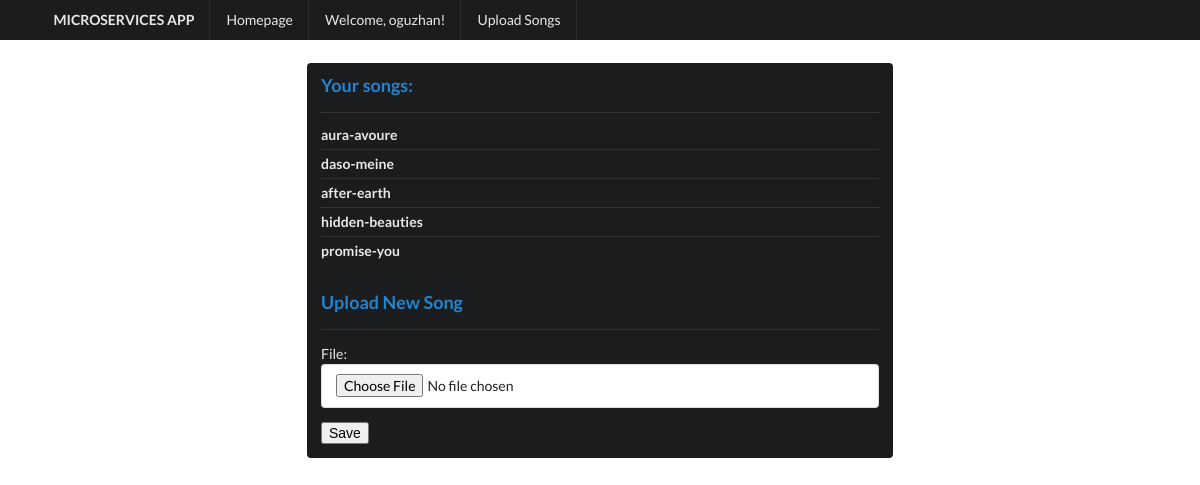
Before: /upload/ (signed in) with the older database file.
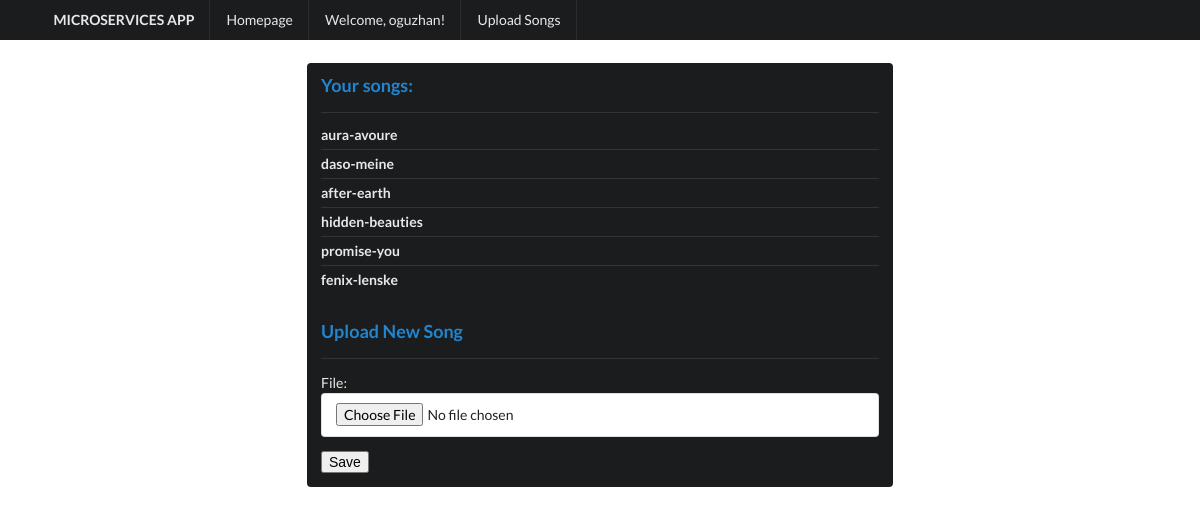
After: the same page with the newer database file.
### core/models.py (models this page shows)
class SongModel(models.Model):
    id = models.AutoField(primary_key=True)
    user = models.ForeignKey('core.User', on_delete=models.CASCADE)
    song_file = models.FileField(
        upload_to=upload_song_to, null=True, blank=True)
    song_title = models.CharField(max_length=300, null=True)
    bpm = models.IntegerField(null=True)
    key = models.CharField(max_length=2, null=True)
    key_scale = models.CharField(max_length=5, null=True)
    key_strength = models.FloatField(null=True)
    def __str__(self):
        return self.song_title or "song"

### core/views.py (the view, shortened to what this page needs)
# urls.py: path('upload/', SongUploadView.as_view(), name='song_upload'),
class SongUploadView(FormView):
    form_class = SongFileUploadForm
    template_name = 'core/song_upload.html'  # Replace with your template.
    success_url = '/'  # Replace with your URL or reverse().
    def get_context_data(self, **kwargs):
        data = super().get_context_data(**kwargs)
        annotated_songs = SongModel.objects.filter(user=self.request.user.id)
        data['annotated_songs'] = annotated_songs
        return data

### core/forms.py (shortened to what this page needs)
class SongFileUploadForm(forms.Form):
    file = forms.FileField(widget=forms.ClearableFileInput())  # for creating file input

### core/templates/core/song_upload.html (shortened to what this page needs)
{% extends 'core/base.html' %}
{% block content %}
<div class="ui grid" style="margin-top:10px">
  <div class="four wide column"></div>
  <div class="eight wide column">
  <div class="ui inverted segment">
<div class="ui blue header"> Your songs: </div>
<div class="ui divider"> </div>
  <div class="ui inverted relaxed divided list">
  {% for song in annotated_songs %}
        <div class="item">
        <div class="content">
            <div class="header">{{song}}</div>
        </div>
        </div>
    {% endfor %}
    <div class="ui blue header"> Upload New Song </div>
    <div class="ui divider"> </div>
</div>
<form  method="POST" class="ui  form" enctype="multipart/form-data">
    {{ form.as_p }}
    <button type="submit" class="save btn btn-default">Save</button>
</form>
  </div>
</div>
{% endblock %}

Changed rows visible on the page:
added SongModel: song_title "fenix-lenske"
